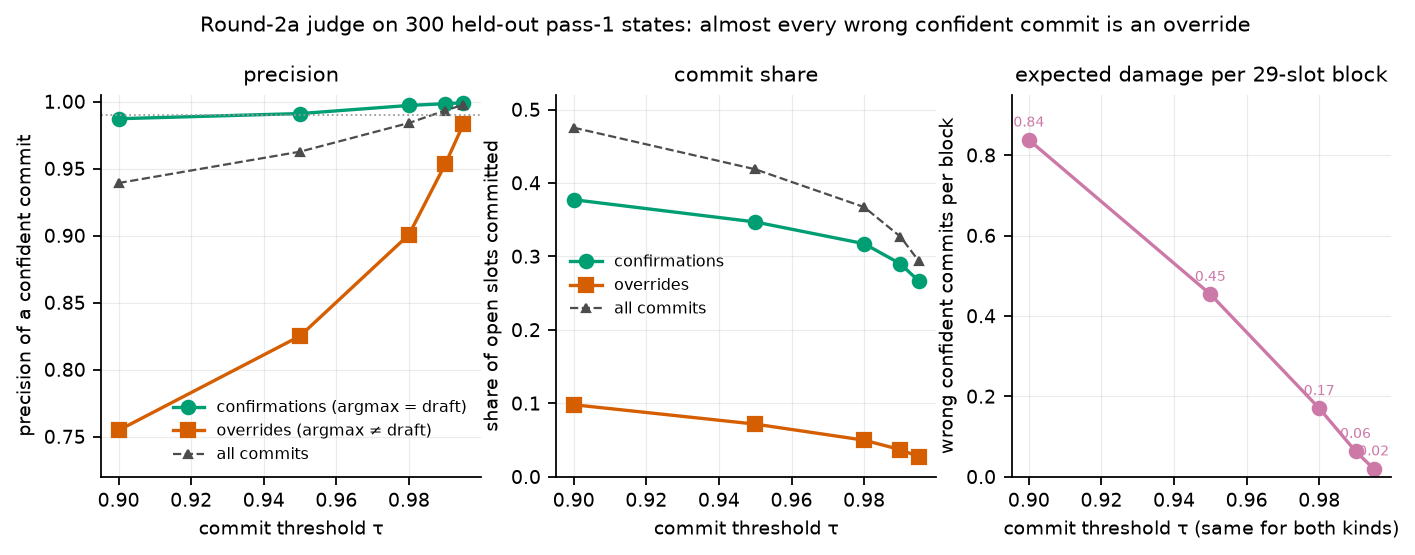

Here is the Python script that generated this plot:
#!/usr/bin/env python
"""F6 -- the round-2a judge's precision and commit share against the commit threshold,
split into CONFIRMATIONS (the judge's argmax equals the drafter's token) and OVERRIDES
(it differs).

Data: results/metrics/draftalign/holdout_precision_t2a.json, produced on CPU-side
recorded states by code/draftalign/analyze_holdout_precision.py over 300 held-out
states of the round-1 GSM8K training set with the step-1,057 round-2a adapter.
Two regimes are stored; the figure shows `draft_pass1` (every open slot holds the
drafter's token -- the exact state the judge meets at inference pass 1).

Usage: /venv/main/bin/python results/figures/draftalign/F6_confirm_vs_override.py
"""
import json
import os
import sys

import numpy as np

sys.path.insert(0, os.path.dirname(os.path.abspath(__file__)))
from _common import C, ROOT, style          # noqa: E402

style()
import matplotlib.pyplot as plt             # noqa: E402

J = json.load(open(f"{ROOT}/results/metrics/draftalign/holdout_precision_t2a.json"))
R = J["regimes"]["draft_pass1"]
taus = sorted(float(t) for t in R["by_tau"])
g = lambda t, *k: (lambda d: d)(R["by_tau"][("%g" % t) if ("%g" % t) in R["by_tau"] else str(t)])


def get(t, *keys):
    key = "%g" % t
    if key not in R["by_tau"]:
        key = str(t)
    d = R["by_tau"][key]
    for k in keys:
        d = d[k]
    return d


conf_p = [get(t, "confirm", "precision") for t in taus]
ovr_p = [get(t, "override", "precision") for t in taus]
all_p = [get(t, "precision") for t in taus]
conf_s = [get(t, "confirm", "share_of_open") for t in taus]
ovr_s = [get(t, "override", "share_of_open") for t in taus]

n_slots = 29.0                              # generated slots per block (stock decode, 100 train prompts)
wrong_per_block = [n_slots * (get(t, "commit_share") * (1 - get(t, "precision"))) for t in taus]

fig, axes = plt.subplots(1, 3, figsize=(10.4, 3.1))

ax = axes[0]
ax.plot(taus, conf_p, "o-", color=C["r2a"], label="confirmations (argmax = draft)")
ax.plot(taus, ovr_p, "s-", color=C["r1"], label="overrides (argmax ≠ draft)")
ax.plot(taus, all_p, "^--", color=C["stock"], lw=1.0, ms=4, label="all commits")
ax.axhline(0.99, color=C["grey"], lw=0.8, ls=":")
ax.set_xlabel("commit threshold τ")
ax.set_ylabel("precision of a confident commit")
ax.set_ylim(0.72, 1.005)
ax.set_title("precision")
ax.legend(fontsize=7)

ax = axes[1]
ax.plot(taus, conf_s, "o-", color=C["r2a"], label="confirmations")
ax.plot(taus, ovr_s, "s-", color=C["r1"], label="overrides")
ax.plot(taus, [get(t, "commit_share") for t in taus], "^--", color=C["stock"], lw=1.0, ms=4,
        label="all commits")
ax.set_xlabel("commit threshold τ")
ax.set_ylabel("share of open slots committed")
ax.set_ylim(0, 0.52)
ax.set_title("commit share")
ax.legend(fontsize=7)

ax = axes[2]
ax.plot(taus, wrong_per_block, "o-", color=C["accent"])
for t, y in zip(taus, wrong_per_block):
    ax.annotate("%.2f" % y, (t, y), textcoords="offset points", xytext=(0, 6), fontsize=6.5,
                ha="center", color=C["accent"])
ax.set_xlabel("commit threshold τ (same for both kinds)")
ax.set_ylabel("wrong confident commits per block")
ax.set_ylim(0, 0.95)
ax.set_title("expected damage per 29-slot block")

fig.suptitle("Round-2a judge on 300 held-out pass-1 states: almost every wrong confident "
             "commit is an override", y=1.04, fontsize=9.5)
out = os.path.join(os.path.dirname(os.path.abspath(__file__)), "F6_confirm_vs_override.png")
fig.savefig(out)
print("wrote", out)
print("open slots", R["open_slots"], "| draft right", round(R["draft_correct_rate"], 4),
      "| judge argmax right", round(R["argmax_acc_all"], 4))
for t in taus:
    print("tau %-6s commit %.3f prec %.4f | confirm %.3f/%.4f | override %.3f/%.4f | wrong/blk %.3f"
          % (t, get(t, "commit_share"), get(t, "precision"), get(t, "confirm", "share_of_open"),
             get(t, "confirm", "precision"), get(t, "override", "share_of_open"),
             get(t, "override", "precision"),
             n_slots * get(t, "commit_share") * (1 - get(t, "precision"))))
# the two asymmetric rules the decoder was actually run with
for tc, to in ((0.95, 0.99), (0.90, 0.99)):
    w = n_slots * (get(tc, "confirm", "share_of_open") * (1 - get(tc, "confirm", "precision"))
                   + get(to, "override", "share_of_open") * (1 - get(to, "override", "precision")))
    s = n_slots * (get(tc, "confirm", "share_of_open") + get(to, "override", "share_of_open"))
    print("confirm %.2f / override %.2f -> %.2f commits/block, %.3f wrong/block" % (tc, to, s, w))
